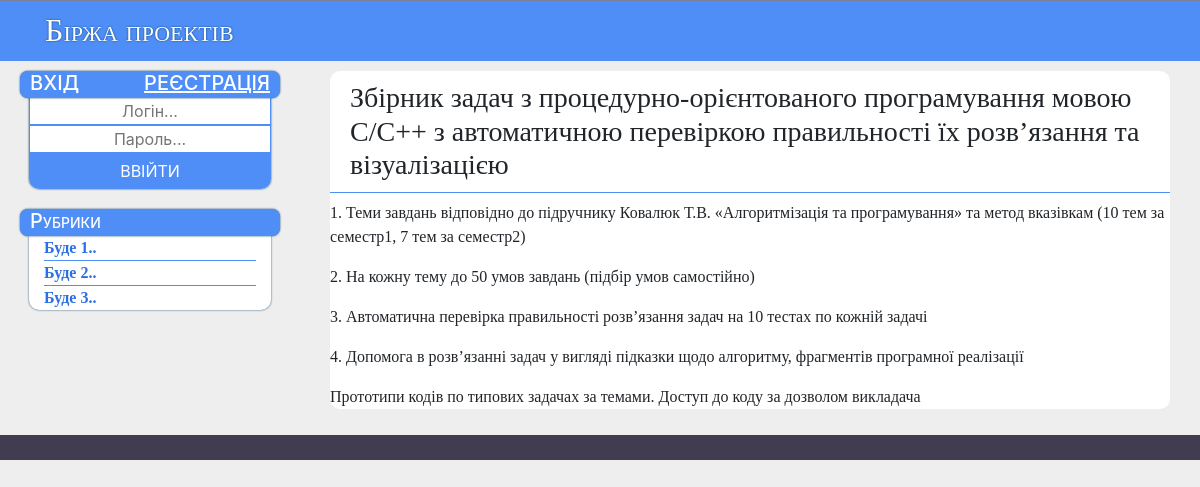
Screenshot of /task/39 with the database file from the repository.
### tables this page shows
CREATE TABLE tasks (
  id integer primary key autoincrement,
  login text not null,
  title text not null,
  description text not null,
  content mediumtext not null,
  max_people integer not null,
  now_people integer,
  date date not null,
  deadline date not null,
  subject text not null
);

### core.py (the view)
@app.route('/task/<int:id>')
def project(id):
    db = get_db()
    proj = db.execute('select * from tasks where id = ?',  [int(id)]).fetchone()
    wo = None
    re = None
    if session.get('employee') and proj:
        work = db.execute('select content from works where task = ? and login = ?',  [proj[0], session['login']]).fetchone()
        if work:
            wo = work[0]
    elif session.get('employer') and proj:
        re = db.execute('select content, login from works where task = ?',  [proj[0]])
    if proj:
        return render_template('project.html', p=proj, w = wo, r = re, title="Project: " + proj[2])
    else:
        return redirect(url_for('index'))

### core.py (called while the page is built)
def connect_db():
    rv = sqlite3.connect(app.config['DATABASE'])
    rv.row_factory = sqlite3.Row
    return rv

def get_db():
    if not hasattr(g, 'sqlite_db'):
        g.sqlite_db = connect_db()
    return g.sqlite_db

### templates/project.html (shortened to what this page needs)
{% extends "layout.html" %}
{% block body %}
  					<div class="container">
  					    <div class="project">
						    <h3>{{p.title}} </h3>
						    <div id="text_o" class="ttext">{{p.content | safe}}</div>
						</div>
					</div>
{% endblock %}

### static/style.css (style rules this page uses)
body { background: #eee !important; }
.container { font-family: "Gill Sans, sans-serif"; padding: 10px 5px; }
.ttext { border: none !important; }
.project { background: #fff; border-radius: 10px; }
.project h3 { padding: 10px 20px; border-bottom: solid 1px #4f8ef7; }

### rows the page displays
tasks: title "Збірник задач з процедурно-орієнтованого програмування мовою С/С++ з автоматичною перевіркою правильності їх розв’язання та візуалізацією", content "1. Теми завдань відповідно до підручнику Ковалюк Т.В. «Алгоритмізація та програмування» та метод вказівкам (10 тем за семестр1, 7 тем за семестр2) 2. На кожну тему до 50 умов завдань (підбір умов самостійно) 3. Автоматична перевірка правильності розв’язання задач на 10 тестах по кожній задачі 4. Допомога в розв’язанні задач у вигляді підказки щодо алгоритму, фрагментів програмної реалізації Прототипи кодів по типових задачах за темами. Доступ до коду за дозволом викладача"
